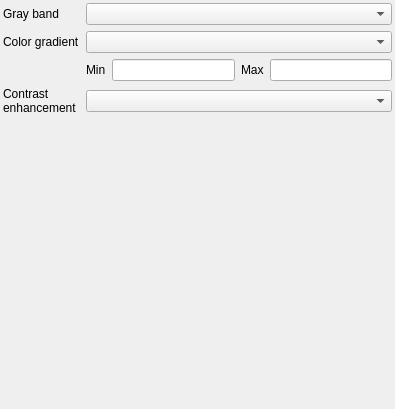
<?xml version="1.0" encoding="UTF-8"?>
<ui version="4.0">
 <class>QgsSingleBandGrayRendererWidgetBase</class>
 <widget class="QWidget" name="QgsSingleBandGrayRendererWidgetBase">
  <property name="geometry">
   <rect>
    <x>0</x>
    <y>0</y>
    <width>395</width>
    <height>409</height>
   </rect>
  </property>
  <property name="windowTitle">
   <string notr="true">Form</string>
  </property>
  <layout class="QVBoxLayout" name="verticalLayout">
   <property name="leftMargin">
    <number>3</number>
   </property>
   <property name="topMargin">
    <number>3</number>
   </property>
   <property name="rightMargin">
    <number>3</number>
   </property>
   <property name="bottomMargin">
    <number>3</number>
   </property>
   <item>
    <layout class="QGridLayout" name="gridLayout">
     <item row="2" column="2">
      <widget class="QLineEdit" name="mMinLineEdit"/>
     </item>
     <item row="0" column="0">
      <widget class="QLabel" name="mGrayBandLabel">
       <property name="text">
        <string>Gray band</string>
       </property>
      </widget>
     </item>
     <item row="2" column="4">
      <widget class="QLineEdit" name="mMaxLineEdit"/>
     </item>
     <item row="0" column="1" colspan="4">
      <widget class="QgsRasterBandComboBox" name="mGrayBandComboBox"/>
     </item>
     <item row="3" column="0">
      <widget class="QLabel" name="mContrastEnhancementLabel">
       <property name="text">
        <string>Contrast
enhancement</string>
       </property>
      </widget>
     </item>
     <item row="3" column="1" colspan="4">
      <widget class="QComboBox" name="mContrastEnhancementComboBox"/>
     </item>
     <item row="1" column="0">
      <widget class="QLabel" name="label">
       <property name="text">
        <string>Color gradient</string>
       </property>
      </widget>
     </item>
     <item row="1" column="1" colspan="4">
      <widget class="QComboBox" name="mGradientComboBox"/>
     </item>
     <item row="2" column="1">
      <widget class="QLabel" name="mMinLabel">
       <property name="sizePolicy">
        <sizepolicy hsizetype="Preferred" vsizetype="Preferred">
         <horstretch>0</horstretch>
         <verstretch>0</verstretch>
        </sizepolicy>
       </property>
       <property name="text">
        <string>Min</string>
       </property>
       <property name="alignment">
        <set>Qt::AlignLeading|Qt::AlignLeft|Qt::AlignVCenter</set>
       </property>
      </widget>
     </item>
     <item row="2" column="3">
      <widget class="QLabel" name="mMaxLabel">
       <property name="sizePolicy">
        <sizepolicy hsizetype="Preferred" vsizetype="Preferred">
         <horstretch>0</horstretch>
         <verstretch>0</verstretch>
        </sizepolicy>
       </property>
       <property name="text">
        <string>Max</string>
       </property>
       <property name="alignment">
        <set>Qt::AlignLeading|Qt::AlignLeft|Qt::AlignVCenter</set>
       </property>
      </widget>
     </item>
    </layout>
   </item>
   <item>
    <widget class="QWidget" name="mMinMaxContainerWidget" native="true">
     <property name="sizePolicy">
      <sizepolicy hsizetype="Preferred" vsizetype="MinimumExpanding">
       <horstretch>0</horstretch>
       <verstretch>0</verstretch>
      </sizepolicy>
     </property>
     <property name="minimumSize">
      <size>
       <width>200</width>
       <height>0</height>
      </size>
     </property>
    </widget>
   </item>
  </layout>
 </widget>
 <customwidgets>
  <customwidget>
   <class>QgsRasterBandComboBox</class>
   <extends>QComboBox</extends>
   <header>raster/qgsrasterbandcombobox.h</header>
  </customwidget>
 </customwidgets>
 <tabstops>
  <tabstop>mGrayBandComboBox</tabstop>
  <tabstop>mGradientComboBox</tabstop>
  <tabstop>mMinLineEdit</tabstop>
  <tabstop>mMaxLineEdit</tabstop>
  <tabstop>mContrastEnhancementComboBox</tabstop>
 </tabstops>
 <resources/>
 <connections/>
</ui>
